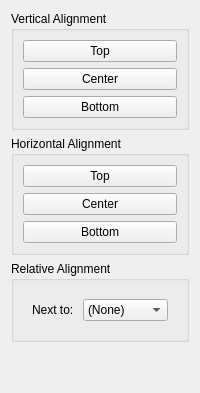
           <widget class="QWidget" name="aliTab">
            <attribute name="title">
             <string>Align</string>
            </attribute>
            <layout class="QVBoxLayout" name="verticalLayout_10">
             <item>
              <widget class="QWidget" name="alignWidget" native="true">
               <layout class="QVBoxLayout" name="verticalLayout_7">
                <property name="spacing">
                 <number>6</number>
                </property>
                <property name="leftMargin">
                 <number>0</number>
                </property>
                <property name="topMargin">
                 <number>0</number>
                </property>
                <property name="rightMargin">
                 <number>0</number>
                </property>
                <property name="bottomMargin">
                 <number>0</number>
                </property>
                <item>
                 <widget class="QGroupBox" name="vertAlignGroupBox">
                  <property name="sizePolicy">
                   <sizepolicy hsizetype="Preferred" vsizetype="Fixed">
                    <horstretch>0</horstretch>
                    <verstretch>0</verstretch>
                   </sizepolicy>
                  </property>
                  <property name="title">
                   <string>Vertical Alignment</string>
                  </property>
                  <layout class="QVBoxLayout" name="verticalLayout_5">
                   <item>
                    <widget class="QPushButton" name="vertTopPushButton">
                     <property name="text">
                      <string>Top</string>
                     </property>
                    </widget>
                   </item>
                   <item>
                    <widget class="QPushButton" name="vertCenPushButton">
                     <property name="text">
                      <string>Center</string>
                     </property>
                    </widget>
                   </item>
                   <item>
                    <widget class="QPushButton" name="vertBotPushButton">
                     <property name="text">
                      <string>Bottom</string>
                     </property>
                    </widget>
                   </item>
                  </layout>
                 </widget>
                </item>
                <item>
                 <widget class="QGroupBox" name="horizAlignGroupBox">
                  <property name="sizePolicy">
                   <sizepolicy hsizetype="Preferred" vsizetype="Fixed">
                    <horstretch>0</horstretch>
                    <verstretch>0</verstretch>
                   </sizepolicy>
                  </property>
                  <property name="title">
                   <string>Horizontal Alignment</string>
                  </property>
                  <layout class="QVBoxLayout" name="verticalLayout_6">
                   <item>
                    <widget class="QPushButton" name="horizTopPushButton">
                     <property name="text">
                      <string>Top</string>
                     </property>
                    </widget>
                   </item>
                   <item>
                    <widget class="QPushButton" name="horizCenPushButton">
                     <property name="text">
                      <string>Center</string>
                     </property>
                    </widget>
                   </item>
                   <item>
                    <widget class="QPushButton" name="horizBotPushButton">
                     <property name="text">
                      <string>Bottom</string>
                     </property>
                    </widget>
                   </item>
                  </layout>
                 </widget>
                </item>
                <item>
                 <widget class="QGroupBox" name="relAlignGroupBox">
                  <property name="title">
                   <string>Relative Alignment</string>
                  </property>
                  <layout class="QVBoxLayout" name="verticalLayout_25">
                   <item>
                    <widget class="QWidget" name="relAlignWidget" native="true">
                     <layout class="QHBoxLayout" name="horizontalLayout_11">
                      <item>
                       <widget class="QLabel" name="relAlignLabel">
                        <property name="sizePolicy">
                         <sizepolicy hsizetype="Preferred" vsizetype="Fixed">
                          <horstretch>0</horstretch>
                          <verstretch>0</verstretch>
                         </sizepolicy>
                        </property>
                        <property name="text">
                         <string>Next to: </string>
                        </property>
                       </widget>
                      </item>
                      <item>
                       <widget class="QComboBox" name="relAlignComboBox">
                        <property name="sizePolicy">
                         <sizepolicy hsizetype="Expanding" vsizetype="Fixed">
                          <horstretch>0</horstretch>
                          <verstretch>0</verstretch>
                         </sizepolicy>
                        </property>
                        <item>
                         <property name="text">
                          <string>(None)</string>
                         </property>
                        </item>
                       </widget>
                      </item>
                     </layout>
                    </widget>
                   </item>
                  </layout>
                 </widget>
                </item>
                <item>
                 <spacer name="alignVerticalSpacer">
                  <property name="orientation">
                   <enum>Qt::Vertical</enum>
                  </property>
                  <property name="sizeType">
                   <enum>QSizePolicy::Expanding</enum>
                  </property>
                  <property name="sizeHint" stdset="0">
                   <size>
                    <width>20</width>
                    <height>40</height>
                   </size>
                  </property>
                 </spacer>
                </item>
               </layout>
              </widget>
             </item>
            </layout>
           </widget>
